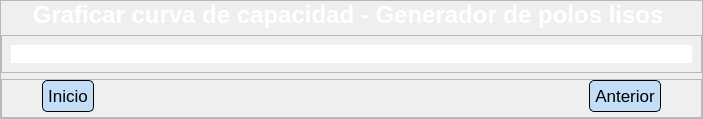
      <widget class="QWidget" name="curva">
       <layout class="QVBoxLayout" name="verticalLayout_6">
        <property name="spacing">
         <number>0</number>
        </property>
        <property name="leftMargin">
         <number>0</number>
        </property>
        <property name="topMargin">
         <number>0</number>
        </property>
        <property name="rightMargin">
         <number>0</number>
        </property>
        <property name="bottomMargin">
         <number>0</number>
        </property>
        <item>
         <widget class="QFrame" name="curva_content">
          <property name="frameShape">
           <enum>QFrame::StyledPanel</enum>
          </property>
          <property name="frameShadow">
           <enum>QFrame::Raised</enum>
          </property>
          <layout class="QVBoxLayout" name="verticalLayout_3">
           <property name="leftMargin">
            <number>0</number>
           </property>
           <property name="topMargin">
            <number>0</number>
           </property>
           <property name="rightMargin">
            <number>0</number>
           </property>
           <property name="bottomMargin">
            <number>0</number>
           </property>
           <item>
            <widget class="QLabel" name="label">
             <property name="maximumSize">
              <size>
               <width>16777215</width>
               <height>80</height>
              </size>
             </property>
             <property name="styleSheet">
              <string notr="true">QLabel{
color: rgb(255, 255, 255);
font-weight: bold;
font-size: 24px;
}</string>
             </property>
             <property name="text">
              <string>Graficar curva de capacidad - Generador de polos lisos </string>
             </property>
             <property name="alignment">
              <set>Qt::AlignBottom|Qt::AlignHCenter</set>
             </property>
            </widget>
           </item>
           <item>
            <widget class="QFrame" name="plot_content">
             <property name="layoutDirection">
              <enum>Qt::RightToLeft</enum>
             </property>
             <property name="frameShape">
              <enum>QFrame::StyledPanel</enum>
             </property>
             <property name="frameShadow">
              <enum>QFrame::Raised</enum>
             </property>
             <layout class="QHBoxLayout" name="horizontalLayout_17">
              <item>
               <widget class="QWidget" name="plot_canvas" native="true">
                <property name="maximumSize">
                 <size>
                  <width>900</width>
                  <height>500</height>
                 </size>
                </property>
                <property name="styleSheet">
                 <string notr="true">QWidget{
background-color: rgb(255, 255, 255);

}</string>
                </property>
                <layout class="QVBoxLayout" name="verticalLayout_8"/>
               </widget>
              </item>
             </layout>
            </widget>
           </item>
           <item>
            <widget class="QFrame" name="curva_butt_content">
             <property name="maximumSize">
              <size>
               <width>16777215</width>
               <height>50</height>
              </size>
             </property>
             <property name="frameShape">
              <enum>QFrame::StyledPanel</enum>
             </property>
             <property name="frameShadow">
              <enum>QFrame::Raised</enum>
             </property>
             <layout class="QHBoxLayout" name="horizontalLayout_15">
              <property name="leftMargin">
               <number>40</number>
              </property>
              <property name="topMargin">
               <number>0</number>
              </property>
              <property name="rightMargin">
               <number>40</number>
              </property>
              <property name="bottomMargin">
               <number>5</number>
              </property>
              <item>
               <widget class="QPushButton" name="inicio_plot">
                <property name="font">
                 <font>
                  <pointsize>13</pointsize>
                 </font>
                </property>
                <property name="styleSheet">
                 <string notr="true">QPushButton{
background-color: rgb(194, 221, 245);
border-radius: 5px;
border-style: solid;
border-width: 1px;
border-color: black;
padding: 5px;
}</string>
                </property>
                <property name="text">
                 <string>Inicio</string>
                </property>
                <property name="icon">
                 <iconset>
                  <normaloff>../img/derecha.png</normaloff>../img/derecha.png</iconset>
                </property>
               </widget>
              </item>
              <item>
               <spacer name="horizontalSpacer_2">
                <property name="orientation">
                 <enum>Qt::Horizontal</enum>
                </property>
                <property name="sizeHint" stdset="0">
                 <size>
                  <width>489</width>
                  <height>20</height>
                 </size>
                </property>
               </spacer>
              </item>
              <item>
               <widget class="QPushButton" name="anterior_plot">
                <property name="font">
                 <font>
                  <pointsize>13</pointsize>
                 </font>
                </property>
                <property name="layoutDirection">
                 <enum>Qt::LeftToRight</enum>
                </property>
                <property name="styleSheet">
                 <string notr="true">QPushButton{
background-color: rgb(194, 221, 245);
border-radius: 5px;
border-style: solid;
border-width: 1px;
border-color: black;
padding: 5px;
}</string>
                </property>
                <property name="text">
                 <string>Anterior</string>
                </property>
                <property name="icon">
                 <iconset>
                  <normaloff>../img/izquierda.png</normaloff>../img/izquierda.png</iconset>
                </property>
                <property name="iconSize">
                 <size>
                  <width>14</width>
                  <height>14</height>
                 </size>
                </property>
               </widget>
              </item>
             </layout>
            </widget>
           </item>
          </layout>
         </widget>
        </item>
       </layout>
      </widget>
